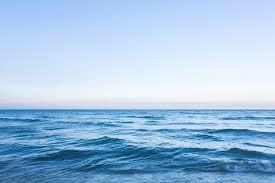
#> input picture images/mer.jpg, 275 x 183 px, found by its file name
$ python sk_regression.py
#> lines starting #> are read from the running program, lines starting #| are printed output that depends on the picture
import numpy as np
import pandas as pd
from skimage import io, color
from sklearn.linear_model import LinearRegression
import matplotlib.pyplot as plt

# Charger l'image
image_path = '/mer.jpg'  # Remplace par ton image
image_color = io.imread(image_path)  # Charger l'image couleur
#> image_color is the input picture: shape (183, 275, 3); mean R, G, B 161.9, 194.3, 224.8
image_gray = color.rgb2gray(image_color)  # Convertir en noir et blanc
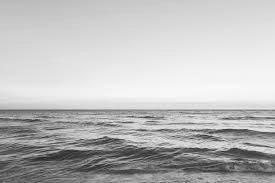
#> image_gray: shape (183, 275) float64; min 0.12, max 0.978, mean 0.744

# Dimensions de l'image
h, w, _ = image_color.shape
#> h = 183; w = 275

# Préparer les données pour l'entraînement
data = []
target = []

for x in range(h):
    for y in range(w):
        luminance = image_gray[x, y]
        r, g, b = image_color[x, y]
        data.append([x, y, luminance])
        target.append([r, g, b])
#> after the loop, data = 50325 items; target = 50325 items

data = np.array(data)
target = np.array(target)

# Diviser les données en un petit sous-ensemble pour accélérer l'entraînement
sample_size = 1000  # Prendre un sous-ensemble aléatoire
indices = np.random.choice(len(data), sample_size, replace=False)
#> indices = 1000 values, max 50229 at index 131, min 134 at index 941, mean 25854.1
data_sample = data[indices]
#> data_sample = 1000 rows, first 8: [54, 201, 0.924], [139, 94, 0.323], [96, 228, 0.955], [150, 125, 0.261], [39, 207, 0.888], [171, 236, 0.347], [66, 200, 0.944], [59, 257, 0.938]
target_sample = target[indices]
#> target_sample = 1000 rows, first 8: [222, 238, 253], [34, 92, 129], [245, 243, 244], [13, 77, 121], [209, 229, 253], [41, 96, 153], [232, 242, 254], [229, 241, 253]

# Entraîner un modèle simple de régression linéaire
model = LinearRegression()
model.fit(data_sample, target_sample)

# Prédire les couleurs pour chaque pixel de l'image
predicted_colors = model.predict(data)

# Reconstruction de l'image colorisée
image_pred = np.clip(predicted_colors.reshape(h, w, 3), 0, 255).astype(np.uint8)
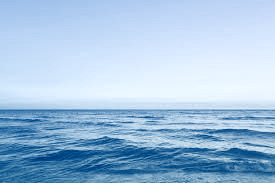
#> image_pred: shape (183, 275, 3); mean of channels 0, 1, 2 161.7, 193.8, 223.5; drawn as R, G, B

# Sauvegarder et afficher les résultats
io.imsave('image_colorized_simple.jpg', image_pred)

fig, axes = plt.subplots(1, 3, figsize=(15, 5))

axes[0].imshow(image_color)
axes[0].set_title('Image Originale')

axes[1].imshow(image_gray, cmap='gray')
axes[1].set_title('Image Noir et Blanc')

axes[2].imshow(image_pred)
axes[2].set_title('Image Colorisée')

plt.show()
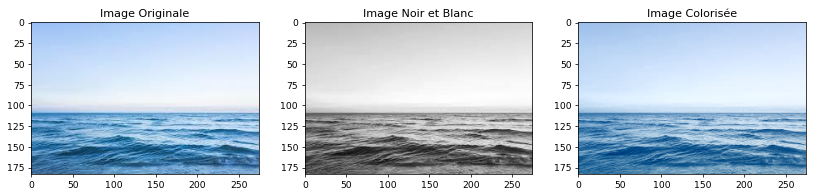
#> figure drawn by matplotlib, 3 panels
